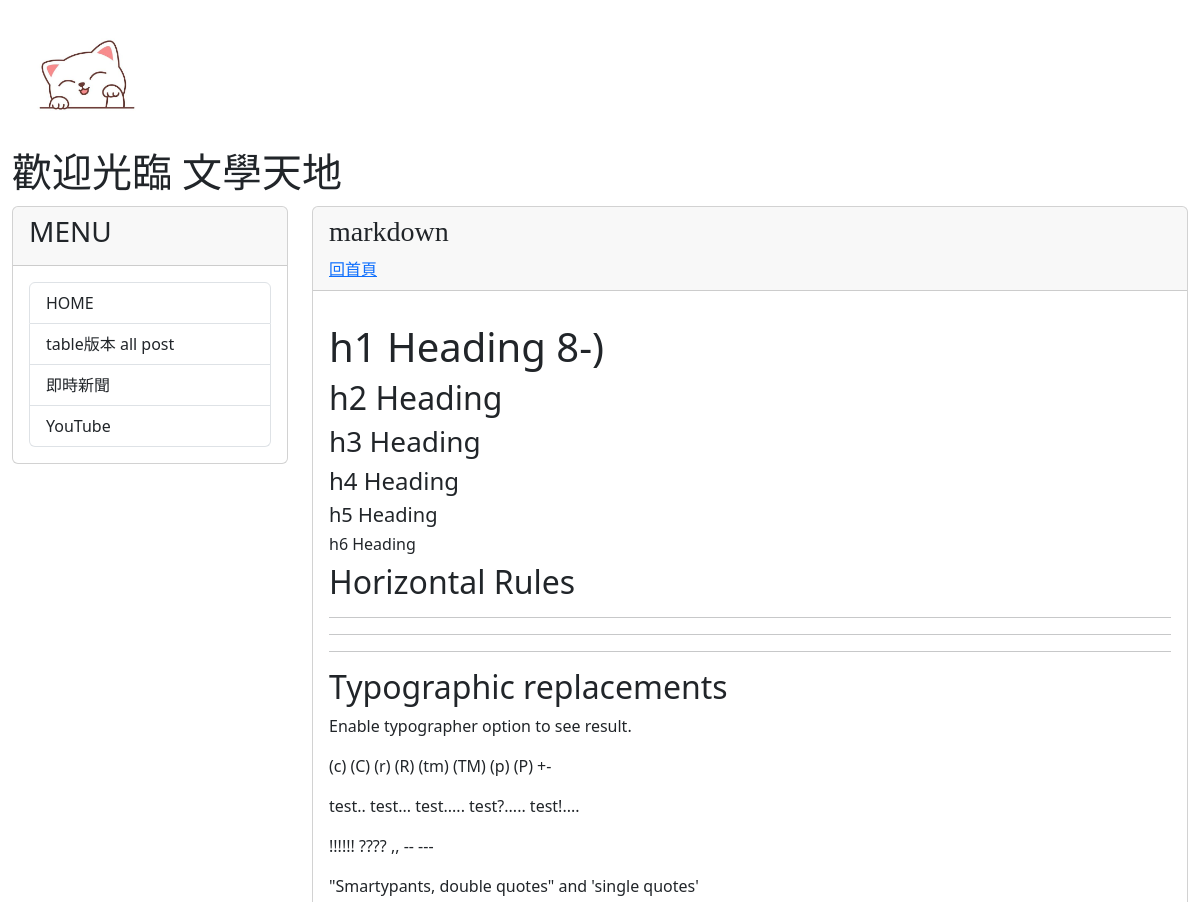
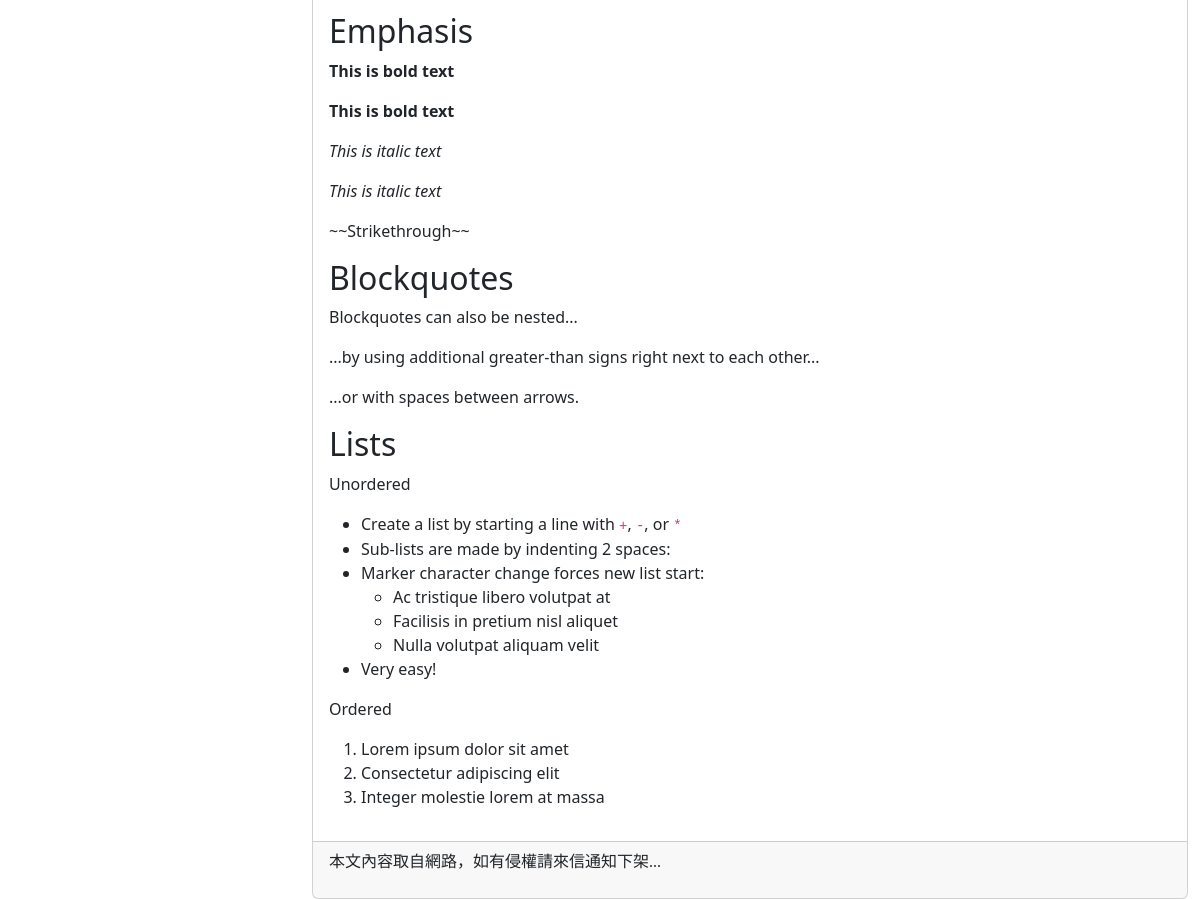
Page /post/markdown/ on the committed database (2 pictures, top to bottom).
### mysite/models.py (models this page shows, shortened)
class Post(models.Model):
    title = models.CharField(max_length=200) #標題
    slug = models.CharField(max_length=200)  #連結
    body = models.TextField()                #長文字(內文)
    pub_date = models.DateTimeField(auto_now_add=True) #本文發表的時間
    class Meta:      #'-'反向排序
        ordering = ('-pub_date', ) #排序大到小

### mysite/views.py (the view)
# urls.py: path('post/<slug:slug>/', mv.showpost, name="showpost"), #<變數> #<資料型態:變數>
def showpost(request, slug): # <-
    post = Post.objects.get(slug=slug)
    return render(request ,'post.html', locals())

### mysite/templatetags/markdown_extras.py (called while the page is built)
@register.filter
def convert_markdown(text):
    return markdown.markdown(text)

### mysite/templates/post.html (shortened to what this page needs)
{% extends "base2.html" %}
{% load markdown_extras %}
{% block headmessage%}
    <h3  style='font-family:微軟正黑體;'>{{post.title}}</h3>
    <a  style='font-family:微軟正黑體;'href='/'>回首頁</a>
{% endblock headmessage%}
{% block content%}
<p style='font-family:微軟正黑體;font-size:12pt;letter-spacing:2pt;'>
        {{post.body | convert_markdown | safe }} </a>
</p>
{% endblock content %}

### rows in the picture
Post: title "markdown", body|convert_markdown "h1 Heading 8-) h2 Heading h3 Heading h4 Heading h5 Heading h6 Heading Horizontal Rules Typographic replacements Enable typographer option to see result. (c) (C) (r) (R) (tm) (TM) (p) (P) +- test.. test... test..... test?..... test!.... !!!!!! ???? ,, -- --- \"Smartypants, double quotes\" and 'single quotes' Emphasis This is bold text This is bold text This is italic text This is italic text ~~Strikethrough~~ Blockquotes Blockquotes can also be nested... ...by using additional greater-than signs right next to each other... ...or with spaces between arrows. Lists Unordered Create a list by starting a line with + , - , or * Sub-lists are made by indenting 2 spaces: Marker character change forces…"
